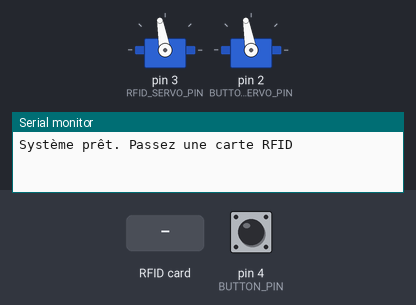
A sketch run on a simulated Arduino Uno, built with avr-gcc and run on an emulated ATmega328P. Shown: 2 × servo, the last lines printed to the serial monitor. Inputs (shaded band) come from the test bench; at power-on: pin 4 (BUTTON_PIN) HIGH.

Above: at 1.2 s.
1.3 s: pin 4 (BUTTON_PIN) pulled LOW for 3.2 s
At 1.9 s:
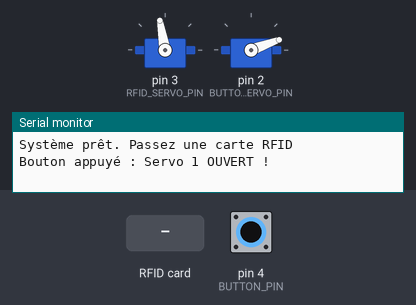
6.8 s: RFID card 43 0D 1D 28 held to the reader
At 7.6 s:
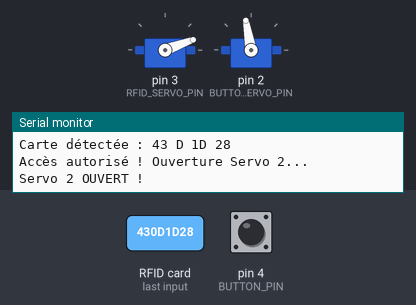
Timing chart, 0 to 11.3 s (numbered marks = the images above; inputs shaded):
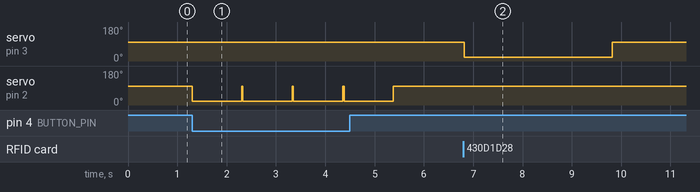

Measured:
- after the input at 1.3 s, servo on pin 2 (BUTTON_SERVO_PIN): 100° → 20° at once, → 100° 4.1 s later
- after the input at 6.8 s, servo on pin 3 (RFID_SERVO_PIN): 100° → 20° at once, → 100° 3.0 s later

The sketch:

Arduino_3.ino
```cpp
#include <SPI.h>
#include <MFRC522.h>
#include <Servo.h>

#define SS_PIN 10      // SDA du RC522
#define RST_PIN 9      // RST du RC522
#define RFID_SERVO_PIN 3 // Servo pour RFID
#define BUTTON_SERVO_PIN 2 // Servo pour le bouton
#define BUTTON_PIN 4    // Bouton

MFRC522 rfid(SS_PIN, RST_PIN);
Servo rfidServo;
Servo buttonServo;

const byte UID_AUTORISE[] = {0x43, 0x0D, 0x1D, 0x28}; // Remplace avec ton UID RFID

void setup() {
    Serial.begin(115200);
    SPI.begin();
    rfid.PCD_Init();

    pinMode(BUTTON_PIN, INPUT_PULLUP);

    rfidServo.attach(RFID_SERVO_PIN);
    buttonServo.attach(BUTTON_SERVO_PIN);

    rfidServo.write(100);  // Position fermée
    buttonServo.write(100); // Position fermée

    Serial.println("Système prêt. Passez une carte RFID");
}

void loop() {
    // Vérification du bouton pour le premier servo
    if (digitalRead(BUTTON_PIN) == LOW) {
        buttonServo.write(20);
        Serial.println("Bouton appuyé : Servo 1 OUVERT !");
        delay(1000);
        buttonServo.write(100);
        Serial.println("Servo 1 FERMÉ !");
    }

    // Vérification du RFID pour le deuxième servo
    if (!rfid.PICC_IsNewCardPresent() || !rfid.PICC_ReadCardSerial()) {
        return;
    }

    Serial.print("Carte détectée : ");
    String cardUID = "";
    for (byte i = 0; i < rfid.uid.size; i++) {
        Serial.print(rfid.uid.uidByte[i], HEX);
        Serial.print(" ");
        cardUID += String(rfid.uid.uidByte[i], HEX);
    }
    Serial.println();

    if (carteAutorisee()) {
        Serial.println("Accès autorisé ! Ouverture Servo 2...");
        ouvrirPorteRFID();
    } else {
        Serial.println("Accès refusé !");
    }

    rfid.PICC_HaltA();
    rfid.PCD_StopCrypto1();
}

// Vérifie si la carte RFID est autorisée
bool carteAutorisee() {
    if (rfid.uid.size != sizeof(UID_AUTORISE)) return false;
    for (byte i = 0; i < rfid.uid.size; i++) {
        if (rfid.uid.uidByte[i] != UID_AUTORISE[i]) {
            return false;
        }
    }
    return true;
}

// Ouvre le deuxième servo avec RFID
void ouvrirPorteRFID() {
    rfidServo.write(20);
    Serial.println("Servo 2 OUVERT !");
    delay(3000);
    rfidServo.write(100);
    Serial.println("Servo 2 FERMÉ !");
}
```
